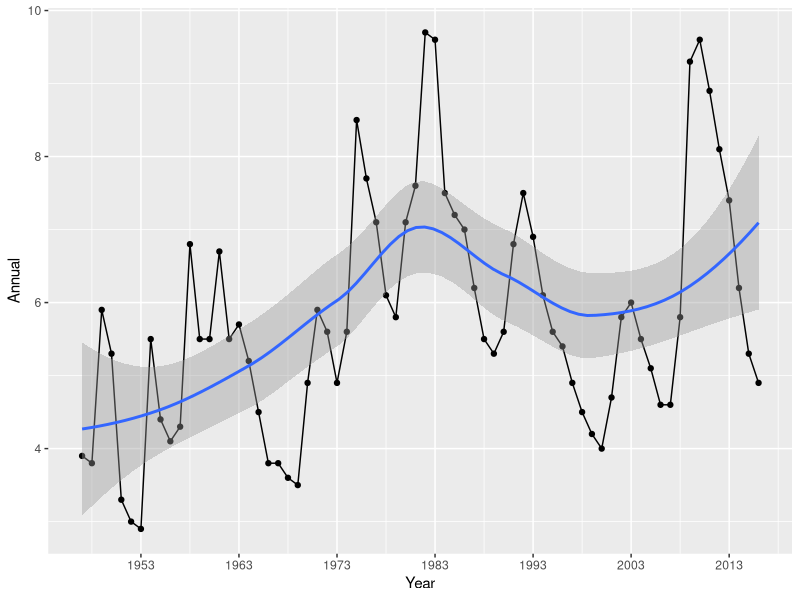
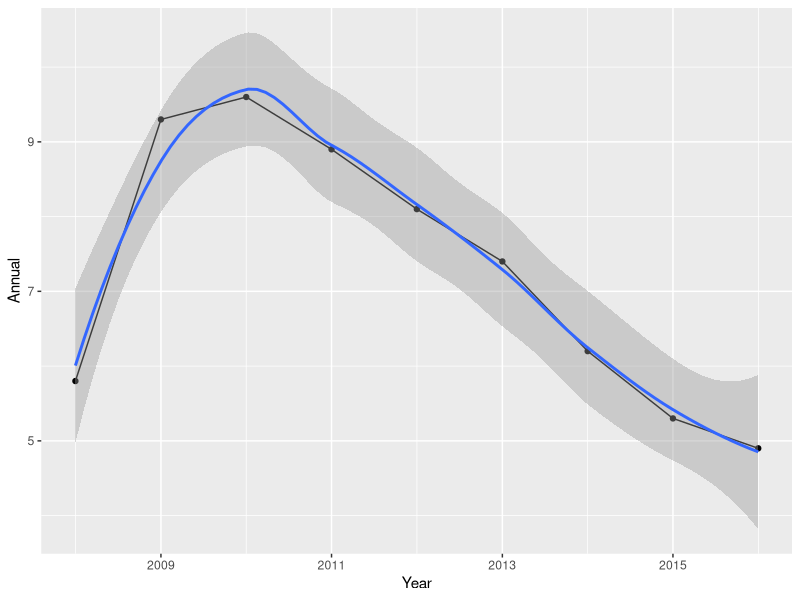

The R script that drew these images, in order:
## ---- chunk 1
library(readxl)
library(ggplot2)
library(dplyr)
library(tidyverse)


#standard read
#URL <- "https://data.bls.gov/timeseries/LNU04000000?years_option=all_years&periods_optio#n=specific_periods&periods=Annual+Data"
#fil <- basename(URL)
#fil <- file.path("data", fil)
#
#if (!file.exist(fil)) download.file(URL, fil)
## ---- chunk 2
unemp <- read_excel("data/SeriesReport-20170122150353_c71d1e.xlsx", skip=10, col_names=TRUE)
unemp <- mutate(unemp, Year=as.Date(sprintf("%d-01-01", as.integer(Year))))
## ---- chunk 3
ggplot(unemp, aes(Year, Annual)) +
  geom_line(aes(group=1)) +
  geom_point() +
  stat_smooth() +
  scale_x_date(date_breaks="10 years", date_labels="%Y")
## ---- chunk 4

unemp08on <- filter(unemp, Year > as.character.Date("2007-01-01"))

ggplot(unemp08on, aes(Year, Annual)) +
   geom_line(aes(group=1)) +
   geom_point() +
   stat_smooth() +
   scale_x_date(date_breaks="2 years", date_labels="%Y")
## ---- chunk 5
# New Jersey Mean Unemployment Rate 2006-15 --------

unemp <- read_excel("data/staadata.xlsx")

unemp <- unemp[8:nrow(unemp),c(2,3,10)]
colnames(unemp) <- c("State","Year", "Rate")

unemp$Rate <- as.numeric(unemp$Rate)

unemp05 <- unemp[unemp$Year > 2005,]
njunemp <- unemp05[unemp05$State == "New Jersey",]
a <- mean(njunemp$Rate)
a
## ---- chunk 6
# NJ vs WY Mean Unemployment Rate 2006-15 --------


wyunemp <- unemp05[unemp05$State == "Wyoming",]
mean(wyunemp$Rate)

mean(njunemp$Rate) - mean(wyunemp$Rate)

## ---- chunk 7
# State(s) w/ current lowest unemployment rate ----------------------------

unemp15 <- unemp05[unemp05$Year == "2015",]
unemp15[order(unemp15$Rate),] %>%
  head()

unemp15[which(unemp15$Rate == min(unemp15$Rate)),]


## ---- chunk 8
# State(s) w/ lowest unemployment rate in 2008 ----------------------------

unemp08 <- unemp05[unemp05$Year == "2008",]
unemp08[order(unemp08$Rate),] %>%
  head() 

unemp08[which(unemp08$Rate == min(unemp08$Rate)),]

